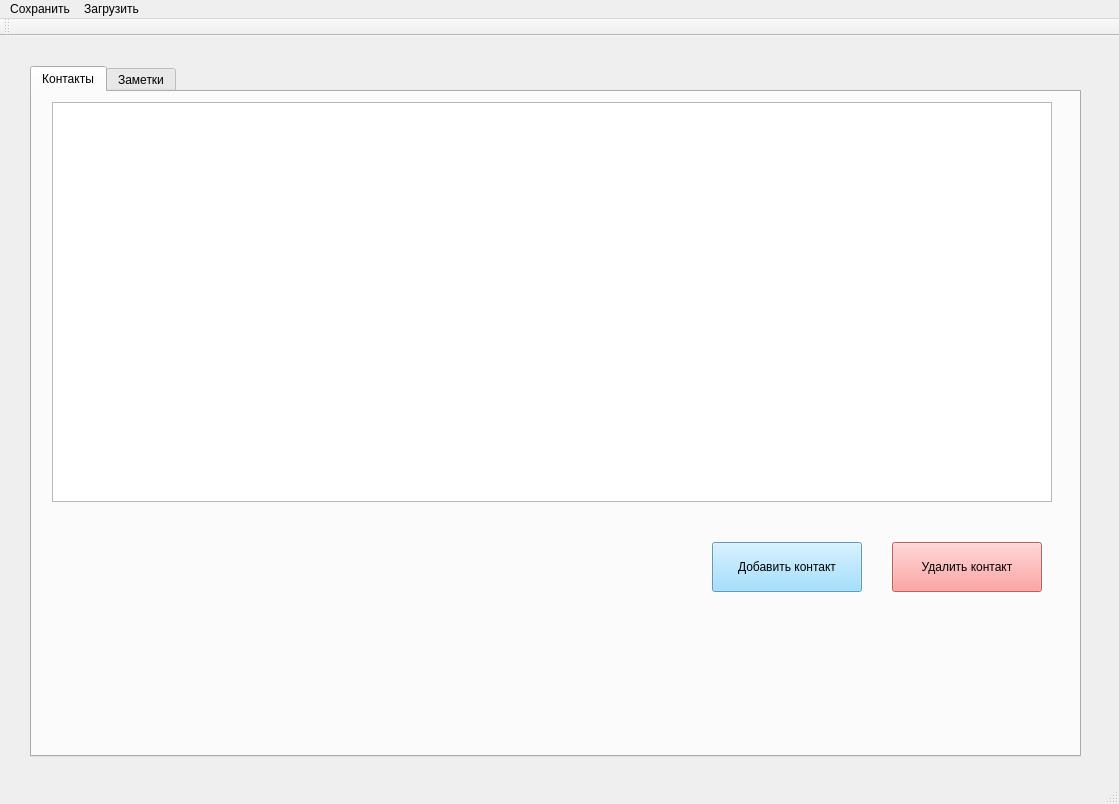
<?xml version="1.0" encoding="UTF-8"?>
<ui version="4.0">
 <class>MainWindow</class>
 <widget class="QMainWindow" name="MainWindow">
  <property name="geometry">
   <rect>
    <x>0</x>
    <y>0</y>
    <width>1119</width>
    <height>804</height>
   </rect>
  </property>
  <property name="windowTitle">
   <string>Notebook</string>
  </property>
  <widget class="QWidget" name="centralWidget">
   <widget class="QTabWidget" name="tabWidget">
    <property name="geometry">
     <rect>
      <x>30</x>
      <y>30</y>
      <width>1051</width>
      <height>691</height>
     </rect>
    </property>
    <property name="currentIndex">
     <number>0</number>
    </property>
    <widget class="QWidget" name="tab_contacts">
     <attribute name="title">
      <string>Контакты</string>
     </attribute>
     <widget class="QListWidget" name="listWidget_contacts">
      <property name="geometry">
       <rect>
        <x>20</x>
        <y>10</y>
        <width>1000</width>
        <height>400</height>
       </rect>
      </property>
     </widget>
     <widget class="QPushButton" name="pushButton_delete_contact">
      <property name="geometry">
       <rect>
        <x>860</x>
        <y>450</y>
        <width>150</width>
        <height>50</height>
       </rect>
      </property>
      <property name="styleSheet">
       <string notr="true">background-color: rgb(255, 135, 135);</string>
      </property>
      <property name="text">
       <string>Удалить контакт</string>
      </property>
     </widget>
     <widget class="QPushButton" name="pushButton_AddDialCont">
      <property name="geometry">
       <rect>
        <x>680</x>
        <y>450</y>
        <width>150</width>
        <height>50</height>
       </rect>
      </property>
      <property name="styleSheet">
       <string notr="true">background-color: rgb(135, 215, 255);</string>
      </property>
      <property name="text">
       <string>Добавить контакт</string>
      </property>
     </widget>
    </widget>
    <widget class="QWidget" name="tab_notes">
     <attribute name="title">
      <string>Заметки</string>
     </attribute>
     <widget class="QListWidget" name="listWidget_notes">
      <property name="geometry">
       <rect>
        <x>20</x>
        <y>10</y>
        <width>1000</width>
        <height>400</height>
       </rect>
      </property>
     </widget>
     <widget class="QPushButton" name="pushButton_delete_note">
      <property name="geometry">
       <rect>
        <x>860</x>
        <y>450</y>
        <width>150</width>
        <height>50</height>
       </rect>
      </property>
      <property name="styleSheet">
       <string notr="true">background-color: rgb(255, 135, 135);</string>
      </property>
      <property name="text">
       <string>Удалить заметку</string>
      </property>
     </widget>
     <widget class="QPushButton" name="pushButton_addDialog">
      <property name="geometry">
       <rect>
        <x>680</x>
        <y>450</y>
        <width>150</width>
        <height>50</height>
       </rect>
      </property>
      <property name="styleSheet">
       <string notr="true">background-color: rgb(135, 215, 255);</string>
      </property>
      <property name="text">
       <string>Добавить заметку</string>
      </property>
     </widget>
    </widget>
   </widget>
  </widget>
  <widget class="QMenuBar" name="menuBar">
   <property name="geometry">
    <rect>
     <x>0</x>
     <y>0</y>
     <width>1119</width>
     <height>26</height>
    </rect>
   </property>
   <widget class="QMenu" name="menuSave">
    <property name="title">
     <string>Сохранить</string>
    </property>
    <addaction name="actionsave_contacts"/>
    <addaction name="actionsave_notes"/>
   </widget>
   <widget class="QMenu" name="menuLoad">
    <property name="title">
     <string>Загрузить</string>
    </property>
    <addaction name="actionboth_notes_and_contacts"/>
   </widget>
   <addaction name="menuSave"/>
   <addaction name="menuLoad"/>
  </widget>
  <widget class="QToolBar" name="mainToolBar">
   <attribute name="toolBarArea">
    <enum>TopToolBarArea</enum>
   </attribute>
   <attribute name="toolBarBreak">
    <bool>false</bool>
   </attribute>
  </widget>
  <widget class="QStatusBar" name="statusBar"/>
  <action name="actionsave_notes">
   <property name="text">
    <string>Сохранить заметки</string>
   </property>
  </action>
  <action name="actionsave_contacts">
   <property name="text">
    <string>Сохранить контакты</string>
   </property>
  </action>
  <action name="actionboth_notes_and_contacts">
   <property name="text">
    <string>Контакты и заметки</string>
   </property>
  </action>
 </widget>
 <layoutdefault spacing="6" margin="11"/>
 <resources/>
 <connections/>
</ui>
